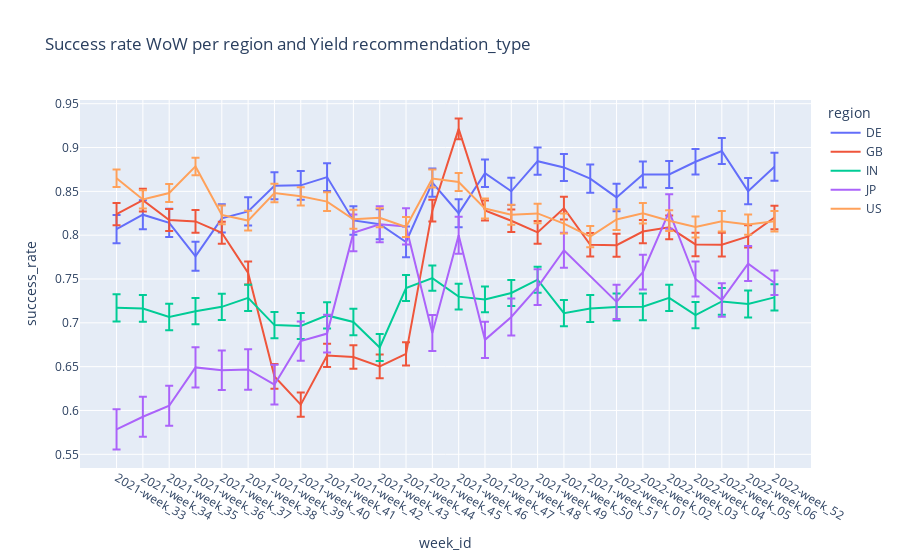

Write notebook code for a chart like this one.
### Code cell
fig=px.line(df11.reset_index().query("recommendation_type=='Yield'"), x='week_id', y='success_rate',error_y='CI_range',color='region', title='Success rate WoW per region and Yield recommendation_type')
fig.show()

### Figure 1 — Plotly figure (JSON) as saved in the notebook; plotly's stock layout.template omitted (floating-point values rounded to 4 significant figures)
{"data": [{"error_y": {"array": [0.01617, 0.01653, 0.01614, 0.01648, 0.01612, 0.01615, 0.01537, 0.01636, 0.01587, 0.01628, 0.01715, 0.01758, 0.01606, 0.016, 0.0156, 0.01555, 0.01553, 0.01536, 0.01614, 0.01564, 0.01494, 0.01533, 0.01457, 0.01479, 0.01508, 0.01597]}, "hovertemplate": "region=DE<br>week_id=%{x}<br>success_rate=%{y}<extra></extra>", "legendgroup": "DE", "line": {"color": "#636efa", "dash": "solid"}, "marker": {"symbol": "circle"}, "mode": "lines", "name": "DE", "orientation": "v", "showlegend": true, "type": "scatter", "x": ["2021-week_33", "2021-week_34", "2021-week_35", "2021-week_36", "2021-week_37", "2021-week_38", "2021-week_39", "2021-week_40", "2021-week_41", "2021-week_42", "2021-week_43", "2021-week_44", "2021-week_45", "2021-week_46", "2021-week_47", "2021-week_48", "2021-week_49", "2021-week_50", "2021-week_51", "2022-week_01", "2022-week_02", "2022-week_03", "2022-week_04", "2022-week_05", "2022-week_06", "2022-week_52"], "xaxis": "x", "y": [0.807, 0.8234, 0.814, 0.7759, 0.8193, 0.8271, 0.8563, 0.8569, 0.8663, 0.8169, 0.8125, 0.7923, 0.8599, 0.825, 0.8707, 0.8501, 0.8844, 0.8773, 0.8646, 0.8431, 0.8692, 0.8692, 0.8838, 0.896, 0.8503, 0.8782], "yaxis": "y"}, {"error_y": {"array": [0.01267, 0.01295, 0.01243, 0.01301, 0.01258, 0.01306, 0.01408, 0.01384, 0.01324, 0.01336, 0.01352, 0.01321, 0.01247, 0.01196, 0.01146, 0.01276, 0.01298, 0.01298, 0.01332, 0.01311, 0.0133, 0.01359, 0.01343, 0.01362, 0.01259, 0.01329]}, "hovertemplate": "region=GB<br>week_id=%{x}<br>success_rate=%{y}<extra></extra>", "legendgroup": "GB", "line": {"color": "#EF553B", "dash": "solid"}, "marker": {"symbol": "circle"}, "mode": "lines", "name": "GB", "orientation": "v", "showlegend": true, "type": "scatter", "x": ["2021-week_33", "2021-week_34", "2021-week_35", "2021-week_36", "2021-week_37", "2021-week_38", "2021-week_39", "2021-week_40", "2021-week_41", "2021-week_42", "2021-week_43", "2021-week_44", "2021-week_45", "2021-week_46", "2021-week_47", "2021-week_48", "2021-week_49", "2021-week_50", "2021-week_51", "2022-week_01", "2022-week_02", "2022-week_03", "2022-week_04", "2022-week_05", "2022-week_06", "2022-week_52"], "xaxis": "x", "y": [0.824, 0.84, 0.8173, 0.8157, 0.8028, 0.7568, 0.6388, 0.6067, 0.6628, 0.6611, 0.6503, 0.6646, 0.828, 0.9213, 0.8282, 0.8165, 0.8032, 0.8308, 0.7891, 0.7885, 0.8041, 0.8089, 0.7895, 0.7892, 0.7987, 0.8202], "yaxis": "y"}, {"error_y": {"array": [0.01566, 0.0152, 0.01516, 0.01496, 0.01501, 0.0149, 0.01497, 0.01494, 0.01498, 0.01506, 0.01544, 0.01482, 0.01441, 0.01468, 0.01469, 0.0149, 0.01487, 0.01498, 0.01539, 0.01541, 0.0153, 0.015, 0.015, 0.01524, 0.01536, 0.01508]}, "hovertemplate": "region=IN<br>week_id=%{x}<br>success_rate=%{y}<extra></extra>", "legendgroup": "IN", "line": {"color": "#00cc96", "dash": "solid"}, "marker": {"symbol": "circle"}, "mode": "lines", "name": "IN", "orientation": "v", "showlegend": true, "type": "scatter", "x": ["2021-week_33", "2021-week_34", "2021-week_35", "2021-week_36", "2021-week_37", "2021-week_38", "2021-week_39", "2021-week_40", "2021-week_41", "2021-week_42", "2021-week_43", "2021-week_44", "2021-week_45", "2021-week_46", "2021-week_47", "2021-week_48", "2021-week_49", "2021-week_50", "2021-week_51", "2022-week_01", "2022-week_02", "2022-week_03", "2022-week_04", "2022-week_05", "2022-week_06", "2022-week_52"], "xaxis": "x", "y": [0.7171, 0.7164, 0.7067, 0.7132, 0.7182, 0.7285, 0.6974, 0.6964, 0.7085, 0.701, 0.6719, 0.7397, 0.751, 0.7299, 0.7267, 0.7341, 0.7492, 0.7109, 0.7163, 0.718, 0.7183, 0.7285, 0.7088, 0.7244, 0.7214, 0.729], "yaxis": "y"}, {"error_y": {"array": [0.02303, 0.02295, 0.02275, 0.02286, 0.02256, 0.02322, 0.02271, 0.02249, 0.02153, 0.02083, 0.02054, 0.02071, 0.02044, 0.02113, 0.02059, 0.02122, 0.02051, 0.01985, 0.01955, 0.0198, 0.01971, 0.02006, 0.01909, 0.02001, 0.01406]}, "hovertemplate": "region=JP<br>week_id=%{x}<br>success_rate=%{y}<extra></extra>", "legendgroup": "JP", "line": {"color": "#ab63fa", "dash": "solid"}, "marker": {"symbol": "circle"}, "mode": "lines", "name": "JP", "orientation": "v", "showlegend": true, "type": "scatter", "x": ["2021-week_33", "2021-week_34", "2021-week_35", "2021-week_36", "2021-week_37", "2021-week_38", "2021-week_39", "2021-week_40", "2021-week_41", "2021-week_42", "2021-week_43", "2021-week_44", "2021-week_45", "2021-week_46", "2021-week_47", "2021-week_48", "2021-week_49", "2021-week_50", "2022-week_01", "2022-week_02", "2022-week_03", "2022-week_04", "2022-week_05", "2022-week_06", "2022-week_52"], "xaxis": "x", "y": [0.5784, 0.5928, 0.6054, 0.6492, 0.6459, 0.6468, 0.6294, 0.6791, 0.6877, 0.8026, 0.8125, 0.81, 0.6884, 0.8, 0.6806, 0.7067, 0.7407, 0.7828, 0.7239, 0.7578, 0.8269, 0.75, 0.7259, 0.7676, 0.7457], "yaxis": "y"}, {"error_y": {"array": [0.01001, 0.0104, 0.01033, 0.009956, 0.01066, 0.01122, 0.0106, 0.01044, 0.01066, 0.01095, 0.01089, 0.01143, 0.0103, 0.01033, 0.01138, 0.01135, 0.01113, 0.01138, 0.01207, 0.01185, 0.01167, 0.01184, 0.01187, 0.01171, 0.0116, 0.01171]}, "hovertemplate": "region=US<br>week_id=%{x}<br>success_rate=%{y}<extra></extra>", "legendgroup": "US", "line": {"color": "#FFA15A", "dash": "solid"}, "marker": {"symbol": "circle"}, "mode": "lines", "name": "US", "orientation": "v", "showlegend": true, "type": "scatter", "x": ["2021-week_33", "2021-week_34", "2021-week_35", "2021-week_36", "2021-week_37", "2021-week_38", "2021-week_39", "2021-week_40", "2021-week_41", "2021-week_42", "2021-week_43", "2021-week_44", "2021-week_45", "2021-week_46", "2021-week_47", "2021-week_48", "2021-week_49", "2021-week_50", "2021-week_51", "2022-week_01", "2022-week_02", "2022-week_03", "2022-week_04", "2022-week_05", "2022-week_06", "2022-week_52"], "xaxis": "x", "y": [0.865, 0.8408, 0.8481, 0.8785, 0.8232, 0.8167, 0.8481, 0.8443, 0.8383, 0.8182, 0.8199, 0.8093, 0.8646, 0.8607, 0.8304, 0.8233, 0.8249, 0.8133, 0.7984, 0.8179, 0.8251, 0.8165, 0.8094, 0.816, 0.8121, 0.8159], "yaxis": "y"}], "layout": {"autosize": true, "legend": {"title": {"text": "region"}, "tracegroupgap": 0}, "title": {"text": "Success rate WoW per region and Yield recommendation_type"}, "xaxis": {"anchor": "y", "autorange": true, "domain": [0, 1], "range": [-1.389, 26.39], "title": {"text": "week_id"}, "type": "category"}, "yaxis": {"anchor": "x", "autorange": true, "domain": [0, 1], "range": [0.5344, 0.9542], "title": {"text": "success_rate"}, "type": "linear"}}}
